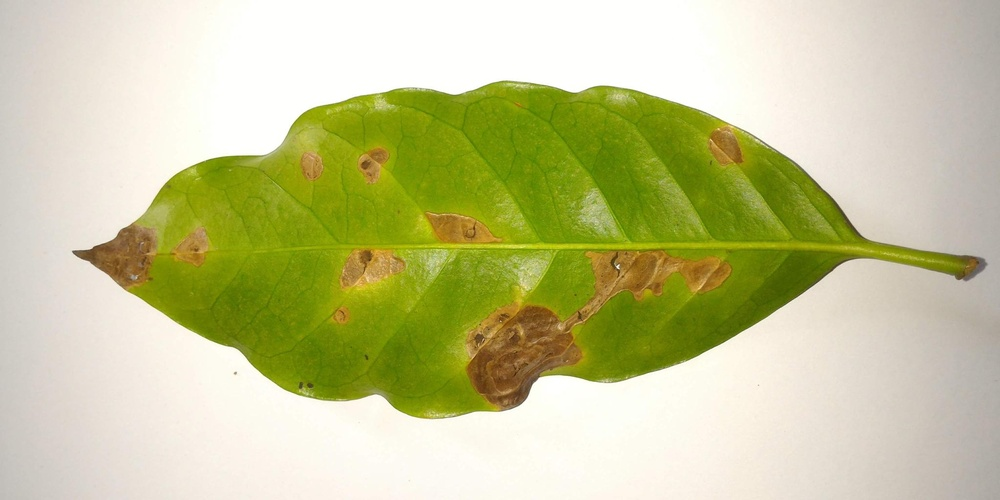
#> input picture Replication/images/3.jpg, 1000 x 500 px, shrunk from 2048 x 1024 before the run; its folder holds only this picture in this run
$ jupyter execute Replication.ipynb
#> lines starting #> are read from the running program, lines starting #| are printed output that depends on the picture; after the words box and inside, x2 and y2 are one past the last pixel; in counts of white or black regions, pixels touching at a corner belong together
[cell 1]
import cv2
import matplotlib.pyplot as plt
import numpy as np
import os

# Article Replication

---

Student: [Eduardo Antônio de Lucena Lisboa](https://github.com/EduardoLisboa/)

Discipline repository [here](https://github.com/EduardoLisboa/digital-image-processing-2021.1).

The original article can be found
[here](https://paperswithcode.com/paper/a-smartphone-application-to-detection-and) and the original repository
[here](https://github.com/FrexG/ycgcr_leaf_segmentation).

### Read the images paths

[cell 2]
image_path = 'images'
full_image_paths = list()

if os.path.exists(image_path):
    # List all files in image_path folder
    filenames = [file for file in os.listdir(image_path) if os.path.isfile(os.path.join(image_path, file))]

    # Filter only the image files inside the folder
    image_files = [img_file for img_file in filenames if img_file.split('.')[-1] in ['jpg', 'jpeg', 'png']]

    # Get the images full paths
    full_image_paths = [os.path.join(image_path, image) for image in image_files]
else:
    print('Incorrect Path')

print(full_image_paths)

### Load the images

[cell 3]
fig = plt.figure(figsize=(10, 4))
fig.suptitle('Image Examples', fontsize=20)

bgr_images = list()
rgb_images = list()

for index, image in enumerate(full_image_paths):
    bgr_image = cv2.imread(image)
#> bgr_image is the input picture: shape (500, 1000, 3); mean B, G, R 147.8, 197.6, 196.5
    rgb_image = cv2.cvtColor(bgr_image, cv2.COLOR_BGR2RGB)
    bgr_images.append(bgr_image)
    rgb_images.append(rgb_image)

    fig.add_subplot(2, 3, index + 1)
    plt.title(f'Image {index + 1}')
    plt.axis('off')
    plt.imshow(rgb_image)

### Remove background

[cell 4]
fig = plt.figure(figsize=(10, 4))
fig.suptitle('Masks', fontsize=20)

bg_extracted_hsv_images = list()

for index, img in enumerate(bgr_images):
    blurred = cv2.GaussianBlur(img, (1, 1), 0)

    hsv_image = cv2.cvtColor(blurred, cv2.COLOR_BGR2HSV)

    SV_channel = hsv_image.copy()

    SV_channel[:, :, 0] = np.zeros(SV_channel.shape[:2])
    SV_channel[:, :, 2] = np.zeros(SV_channel.shape[:2])

    low_hsv = (low_h, low_s, low_v) = (0, 0, 0)
    high_hsv = (high_h, high_s, high_v) = (0, 85, 0)

    mask = cv2.inRange(SV_channel, low_hsv, high_hsv)
    mask = cv2.bitwise_not(mask)

    bg_extracted = cv2.bitwise_and(hsv_image, hsv_image, mask=mask)

    bg_extracted_hsv_images.append(bg_extracted)

    fig.add_subplot(2, 3, index + 1)
    plt.title(f'Image {index + 1}')
    plt.axis('off')
    plt.imshow(mask, cmap='gray')
#> this loop made 1 pass
#> (low_h, low_s, low_v, high_h, high_s, high_v) on pass 1: (0, 0, 0, 0, 85, 0)
#> pass 1, `mask = cv2.inRange(SV_channel, low_hsv, high_hsv)`:
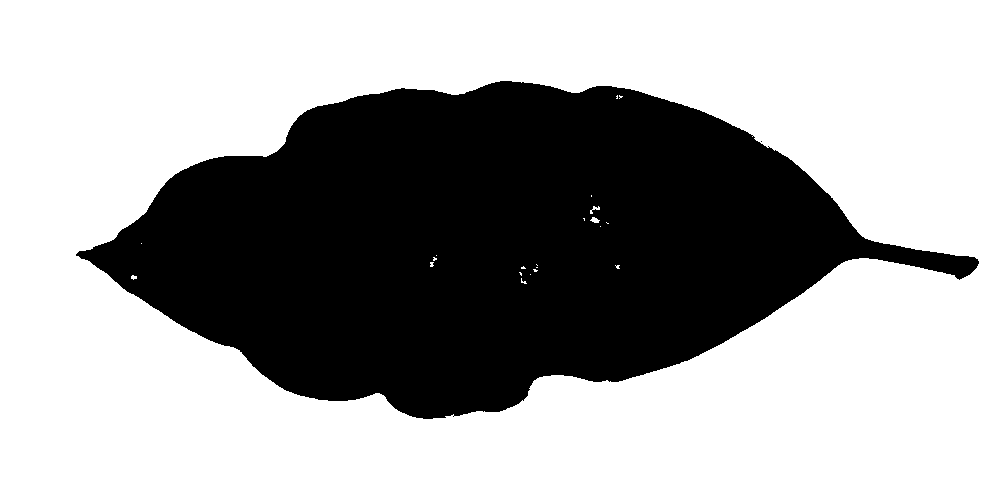
#> mask: shape (500, 1000); 64.6% white; 2 black regions (1 under 20 px), largest, box (x1, y1, x2, y2) and area: (76, 81, 979, 419) 177163
#> after the loop: SV_channel: shape (500, 1000, 3); mean H, S, V 0, 91.1, 0
#> after the loop, bg_extracted_hsv_images = 1 item

### Segment diseased leaves

[cell 5]
fig = plt.figure(figsize=(10, 4))
fig.suptitle('Segmentation', fontsize=20)

segmented_images = list()

for index, img in enumerate(bg_extracted_hsv_images):
    # Convert to RGB then to YCbCr
    bg_extracted_rgb = cv2.cvtColor(img, cv2.COLOR_HSV2RGB)
    ycrcb_image = cv2.cvtColor(bg_extracted_rgb, cv2.COLOR_RGB2YCrCb)

    # Extract just the Cr component and reshape it to fit the K-Means
    cr_component = ycrcb_image[:, :, 1]
    z = cr_component.reshape((cr_component.shape[0] * cr_component.shape[1]))
    z = np.float32(z)

    # Perform clustering
    num_clusters = 2
    criteria = (cv2.TERM_CRITERIA_EPS + cv2.TERM_CRITERIA_MAX_ITER, 100, 1.0)
    _, label, center = cv2.kmeans(z, num_clusters, None, criteria, 10, cv2.KMEANS_RANDOM_CENTERS)

    # Convert back to original image
    center = np.uint8(center)
    converted_image = center[label.flatten()]
    converted_image = converted_image.reshape((cr_component.shape))

    segmented_images.append(converted_image)

    fig.add_subplot(2, 3, index + 1)
    plt.title(f'Image {index + 1}')
    plt.axis('off')
    plt.imshow(converted_image, cmap='gray')
#> this loop made 1 pass
#> (num_clusters, criteria, center) on pass 1: (2, (3, 100, 1), [152, 127])
#> pass 1, `bg_extracted_rgb = cv2.cvtColor(img, cv2.COLOR_HSV2RGB)`:
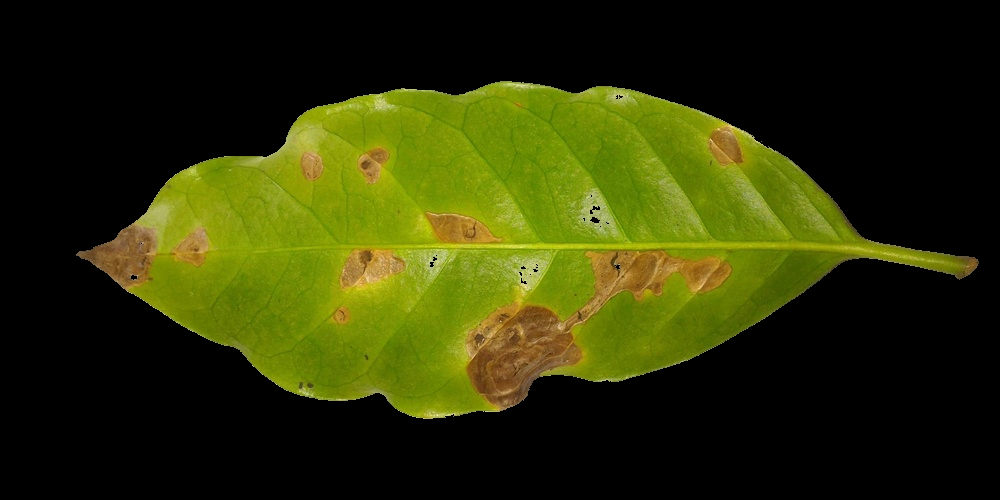
#> bg_extracted_rgb: shape (500, 1000, 3); mean R, G, B 45.2, 49.8, 5.7
#> pass 1, `cr_component = ycrcb_image[:, :, 1]`:
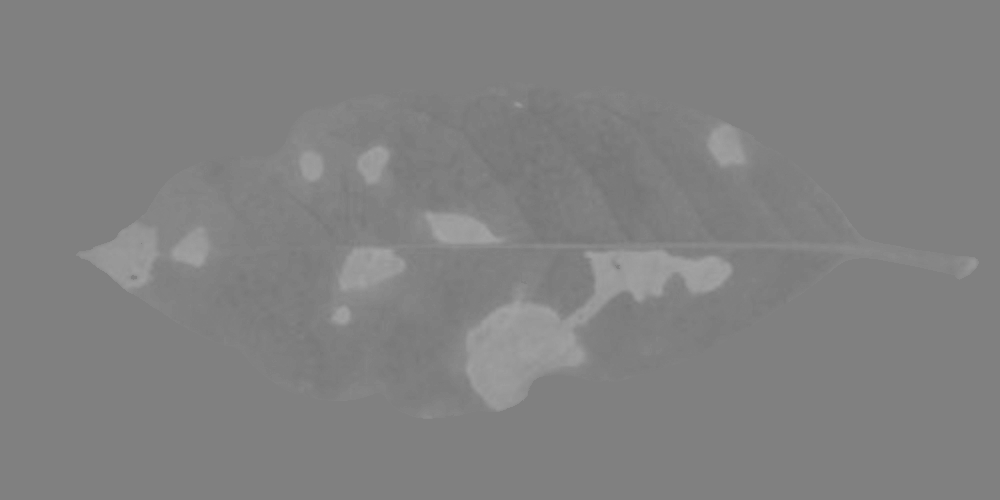
#> cr_component: shape (500, 1000); min 114, max 165, mean 129.2
#> pass 1, `converted_image = converted_image.reshape((cr_component.shape))`:
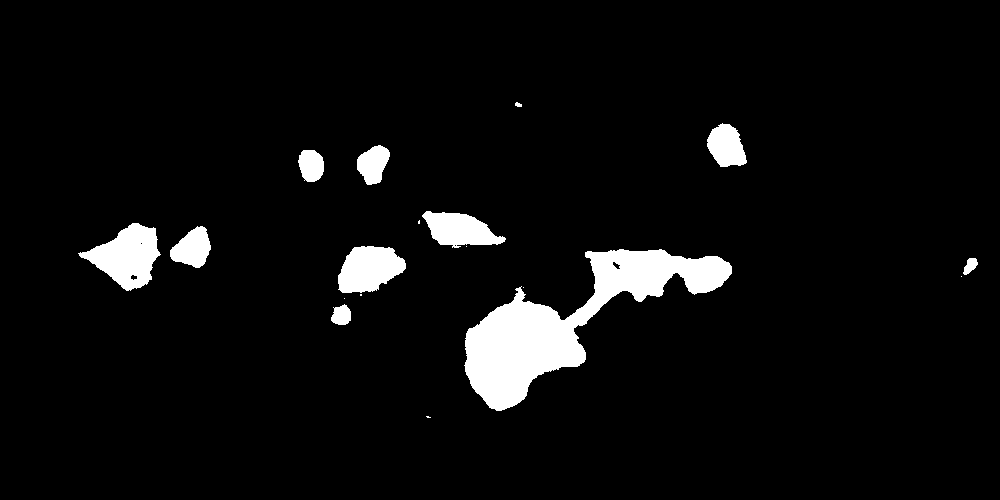
#> converted_image: shape (500, 1000); values 127 (black) and 152 (white), 5.2% white; 18 white regions (7 under 20 px), largest, box (x1, y1, x2, y2) and area: (464, 249, 732, 411) 14486, (78, 223, 161, 291) 3068, (338, 246, 406, 293) 2339
#> after the loop, segmented_images = 1 item

### Comparing the original images with the segmented images

[cell 6]
fig = plt.figure(figsize=(5, 10))
fig.suptitle('Comparison', fontsize=20)

for index, img in enumerate(segmented_images):
    fig.add_subplot(6, 2, (index * 2) + 1)
    plt.title(f'Original Image {index + 1}')
    plt.axis('off')
    plt.imshow(rgb_images[index])
    fig.add_subplot(6, 2, (index * 2) + 2)
    plt.title(f'Segmented Image {index + 1}')
    plt.axis('off')
    plt.imshow(segmented_images[index], cmap='gray')
#> this loop made 1 pass

$ run again, on Replication/images/4.jpg
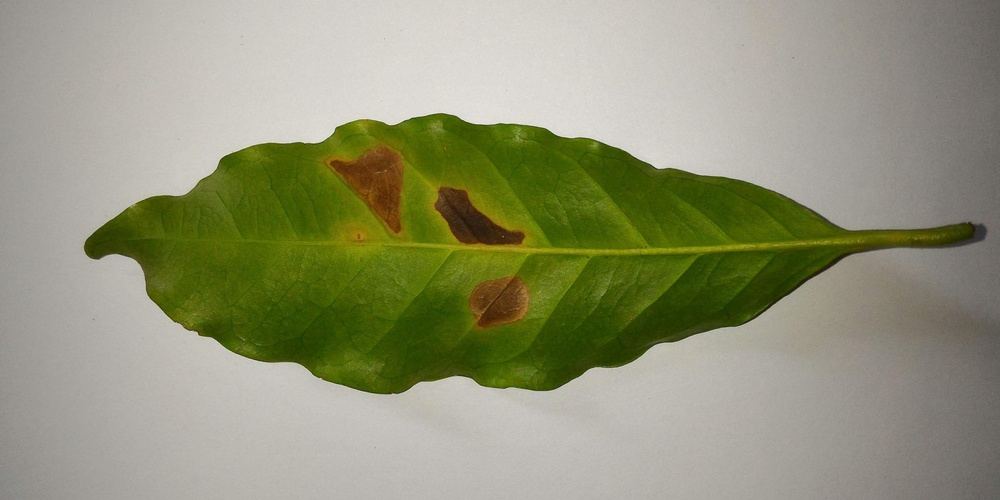
#> input picture Replication/images/4.jpg, 1000 x 500 px, shrunk from 2048 x 1024 before the run
#> bgr_image is the input picture: shape (500, 1000, 3); mean B, G, R 119.1, 147.9, 145.9
#> the loop `for index, img in enumerate(bgr_images):` made 1 pass
#> (low_h, low_s, low_v, high_h, high_s, high_v) on pass 1: (0, 0, 0, 0, 85, 0)
#> pass 1, `mask = cv2.inRange(SV_channel, low_hsv, high_hsv)`:
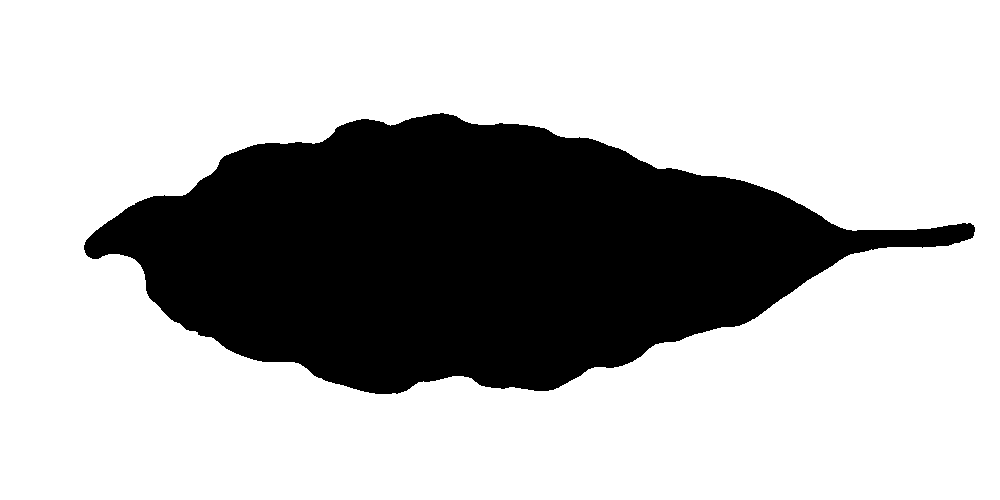
#> mask: shape (500, 1000); 71.3% white; 1 black region, box (x1, y1, x2, y2) and area: (84, 113, 975, 394) 143433
#> after the loop `for index, img in enumerate(bgr_images):`: bg_extracted_hsv_images = 1 item
#> the loop `for index, img in enumerate(bg_extracted_hsv_images):` made 1 pass
#> (num_clusters, criteria, center) on pass 1: (2, (3, 100, 1), [147, 127])
#> pass 1, `converted_image = converted_image.reshape((cr_component.shape))`:
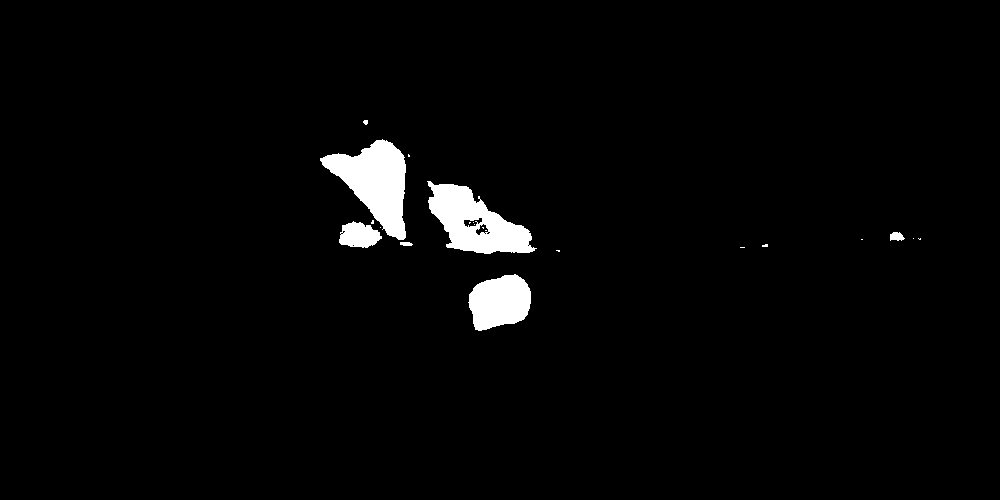
#> converted_image: shape (500, 1000); values 127 (black) and 147 (white), 2.5% white; 21 white regions (14 under 20 px), largest, box (x1, y1, x2, y2) and area: (320, 139, 406, 240) 4477, (427, 181, 537, 254) 4213, (468, 274, 531, 331) 2680
#> the loop `for index, img in enumerate(segmented_images):` made 1 pass
